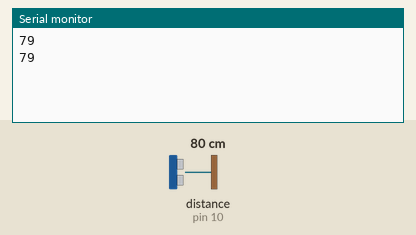
The sketch below on a simulated Arduino Uno, built with avr-gcc and run on an emulated ATmega328P. Shown: the last lines printed to the serial monitor. Wiring (inferred from the names in the program): ultrasonic range finder: trigger pin 9; echo pin 10. The inputs (shaded band) are chosen by the test bench; at power-on: distance to the obstacle (sensor on pin 10) 80 cm. The echo pulse lasts 58.3 µs per cm.

Above: at 1.8 s.
1.9 s: distance to the obstacle (sensor on pin 10) set to 2 cm
At 2.8 s:
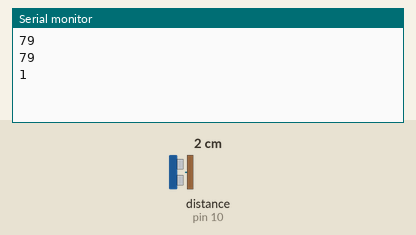
3.4 s: distance to the obstacle (sensor on pin 10) set to 4 cm
At 4.8 s:
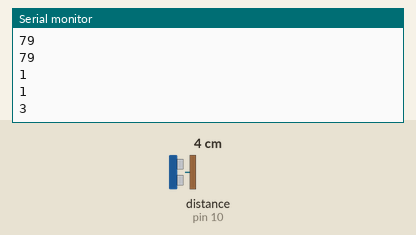
Timing chart, 0 to 6.4 s (numbered marks = the images above; inputs shaded):
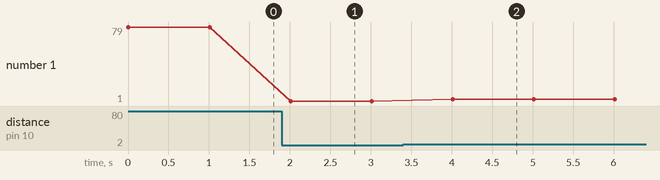

Measured:
- after the input at 1.9 s, the serial monitor: prints a new line after 0.11 s (image 1)
- after the input at 3.4 s, the serial monitor: prints a new line after 0.61 s (image 2)
- plotted number 1: 79 → 1 after the input at 1.9 s, 1 → 3 after the input at 3.4 s

The sketch:

ultrasonic_sensor.ino
```cpp
//defining pin numbers
const int trigPin = 9;
const int echoPin = 10;

//hold the length of the sound wave and how far away the object is
float duration, distance;

void setup() {

  pinMode(trigPin, OUTPUT);
  pinMode(echoPin, INPUT);
  Serial.begin(9600);
}

void loop() {
  long duration, distance;

//clears the trigPin
  digitalWrite(trigPin, LOW);

  delayMicroseconds(2);

//HIGH for 10 microseconds, sends out an 8 cycle sonic burst that hits the object and to the receiver(echoPin)
  digitalWrite(trigPin, HIGH);

  delayMicroseconds(10);

  digitalWrite(trigPin, LOW);

//the echoPin is HIGH for as long as the waves was traveling. The time is stored in duration
  duration = pulseIn(echoPin, HIGH);

//calculate into cm
  distance = (duration / 2) / 29.1;

  //Serial.print("Distance: ");
  Serial.println(distance);
  delay(1000);
}
```
